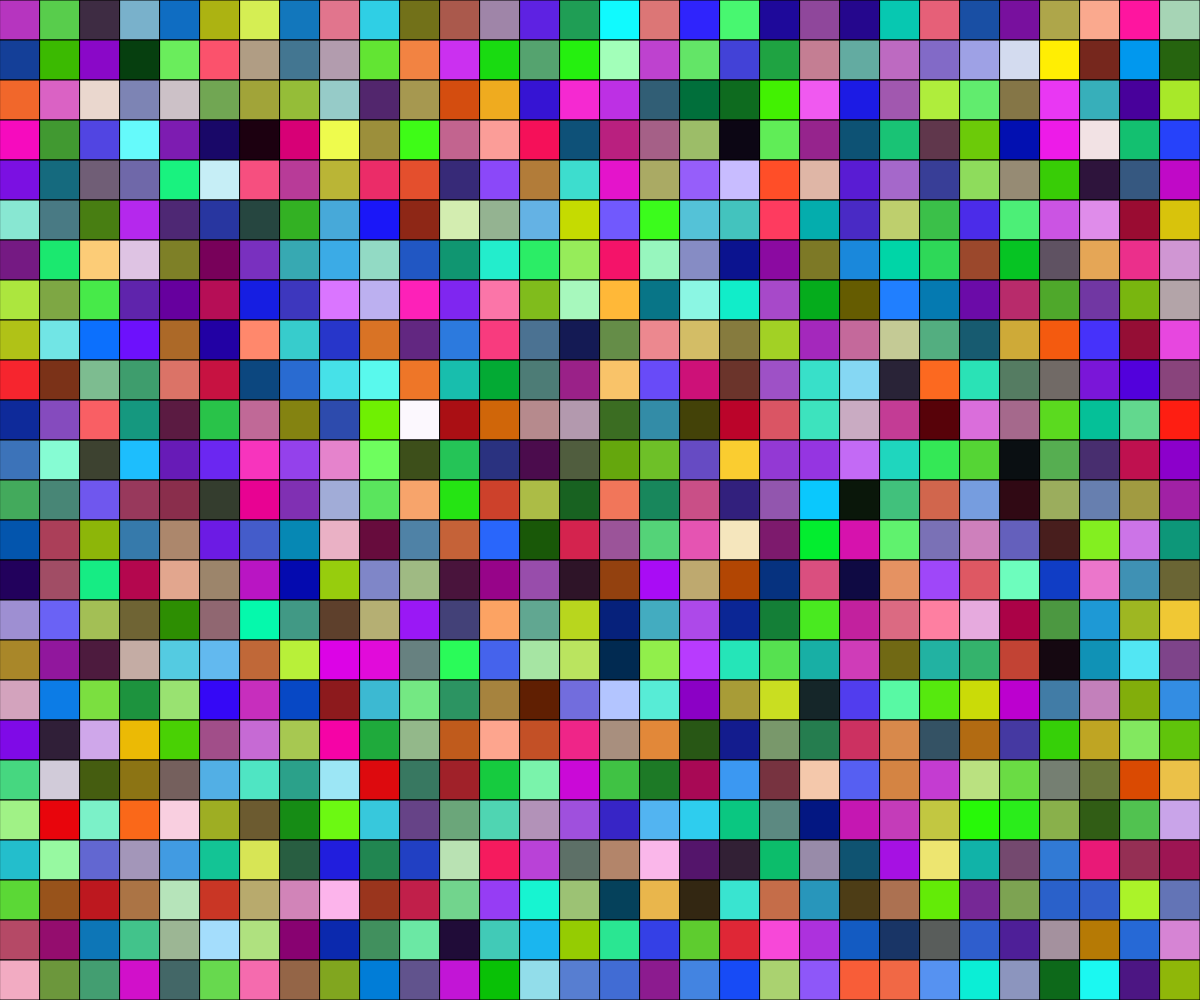
Frame 1 (no input)
Frame 60 (no input): identical to frame 1, image omitted
Frame 120 (the mouse pressed at the canvas centre since frame 60): identical to frame 1, image omitted

The p5.js sketch that drew this single still picture (run headless with seeded random() and noise() and a simulated clock; from frame 60 on, the mouse is pressed at the canvas centre):

// p5.js sketch
// ── sketch.js

let gridSpacing = 40;

function mouseClicked(){
  circleGrid();
}

function circleGrid() {
  for (let y = gridSpacing / 2; y < height; y += gridSpacing) {
    for (let x = gridSpacing / 2; x < width; x += gridSpacing) {
      //let size = random(gridSpacing*0.8, gridSpacing*1.3);
      let randRed = random(255);
      let randGreen = random(255);
      let randBlue = random(255);
      fill(randRed,randGreen,randBlue);
      rect(x, y, gridSpacing, gridSpacing);
    }
  }
}

function setup() {
  createCanvas(windowWidth, windowHeight);
  rectMode(CENTER);
  circleGrid();
}

function draw() {
  
}
